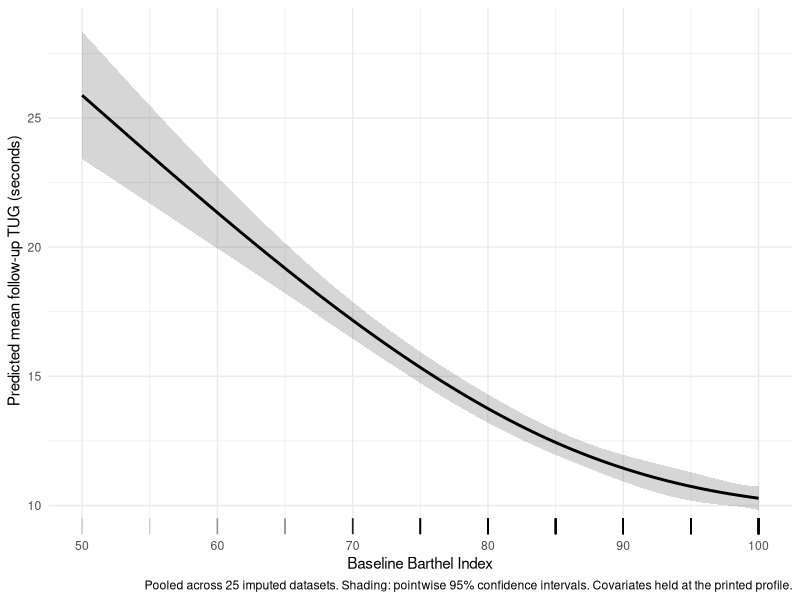

R code for this plot:
install.packages('mice')
install.packages('ggplot2')
library(mice)
library(ggplot2)
library(dplyr)
library(xtable)
library(splines)
d <- read.csv('home.csv')
head(d)

# Turn variables into categorical variables
cat_var <- c('fall_followup', 'sex', 'living_alone', 'previous_fall', 'walking_aid')
for (var in cat_var)
{
  d[[var]] <- factor(d[[var]])
}

summary(d)
################################################################################
### Baseline table ###

fall <- d[d$previous_fall==1,]
no_fall <- d[d$previous_fall==0,]

# Functions for the baseline table
# Calculate the mean and standard deviation
mean_sd <- function(x)
{
  sprintf('%.1f (%.1f)', mean(x), sd(x))
}

median_iqr <- function(x)
{
  iqr <- quantile(x,probs=c(0.25, 0.75), na.rm=TRUE)
  sprintf('%i (%i-%i)', median(x, na.rm=TRUE), iqr[1], iqr[2])
}

# Count the participants of a subgroup and calculate the percentage of the (sub)dataset
n_pct <- function(x, value)
{
  x <- as.character(x)
  if (is.na(value)){
    n <- sum(is.na(x))
  } else {
    n <- sum(x==value)
  }
  pct <- 100 * n / length(x)
  sprintf('%d (%.1f%%)', n, pct)
}

# Function for adding rows for categorical variables
row_n_pct <- function(df, var)
{
  label<-var #Keep the name of the variable
  if (var == 'Male' | var == 'Female'){
    col <- 'sex'
  }
  else{
    col <- var
    var <- 1 #Look for true values in dataframe
  }
  
  df <- add_row(df, 
                Variable = paste0(label, " n (%)"),
                Overall = n_pct(d[[col]], var),
                `Previous fall` = n_pct(fall[[col]], var),
                `No previous fall` = n_pct(no_fall[[col]], var)
  )
}

# Make the baseline table
table_df <- d |>
  summarise(
    Overall = mean_sd(age),
    `Previous fall` = mean_sd(age[previous_fall==1]),
    `No previous fall` = mean_sd(age[previous_fall==0])
  ) |>
  mutate(Variable = 'Age mean (SD)') |>
  select(Variable, everything())

baseline_var <- c('Male', 'Female', 'living_alone', 'walking_aid')
for (var in baseline_var)
{
  table_df <- row_n_pct(table_df, var)
}

# Add Baseline Barthel index to the summary table
table_df <- add_row(table_df,
                    Variable = 'Baseline Barthel index median (IQR [Q1]-[Q3])',
                    Overall = median_iqr(d$baseline_barthel),
                    `Previous fall` = median_iqr(fall$baseline_barthel),
                    `No previous fall` = median_iqr(no_fall$baseline_barthel)
)

table_df <- add_row(table_df,
                    Variable = 'Missing Barthel index n (%)',
                    Overall = n_pct(d$baseline_barthel, NA),
                    `Previous fall` = n_pct(fall$baseline_barthel, NA),
                    `No previous fall` = n_pct(no_fall$baseline_barthel, NA)
)

# Count the participants of the whole dataset, participants with previous falls and participants without previous falls.
n_overall <- nrow(d)
n_fall <- nrow(fall)
n_no_fall <- nrow(no_fall)

# Add number of participants to the column names
colnames(table_df) <- c('Variable', sprintf('Overall n=%i', n_overall), sprintf('Previous fall n=%i', n_fall), sprintf('No previous fall n=%i', n_no_fall))
xtable(table_df)

################################################################################
# Regression analysis TUG
d_na <- d[is.na(d$baseline_barthel),]    # NA cases
d_cpl <- d[!is.na(d$baseline_barthel),] # Complete cases

summary(d_na)
summary(d_cpl)
# Simple linear regression TUG ~ barthel on complete cases
m1_tug <- lm(followup_tug ~ baseline_barthel, data=d_cpl)
summary(m1_tug)

m2_tug_adj <- lm(followup_tug ~ baseline_barthel + age + sex + previous_fall + living_alone, data=d_cpl)
summary(m2_tug_adj)

# Splines TUG ~ barthel on complete cases
spline_barthel <- ns(d_cpl$baseline_barthel, df = 3)
knots_barthel = attr(spline_barthel, "knots")
bk_barthel = attr(spline_barthel, "Boundary.knots")

m3_tug_spline <- lm(followup_tug ~ spline_barthel, data=d_cpl)
summary(m3_tug_spline)

m4_tug_spline_adj <- lm(followup_tug ~ spline_barthel + age + sex + previous_fall + living_alone, data=d_cpl)
summary(m4_tug_spline_adj)

# Compare the 4 models
# Does a spline improve the unadjusted model?
anova(m1_tug, m3_tug_spline)
# Does a spline improve the adjusted model?
anova(m2_tug_adj, m4_tug_spline_adj)
# Do covariates improve fit in a linear model?
anova(m1_tug, m2_tug_adj)
# Do covariates improve fit in a non-linear model?
anova(m3_tug_spline, m4_tug_spline_adj)

AIC(m1_tug)
AIC(m2_tug_adj)
AIC(m3_tug_spline)
AIC(m4_tug_spline_adj)

################################################################################  
# Explore missingness of baseline_barthel
sum(is.na(d$baseline_barthel))

summary(d_na)
summary(d_cpl)

d$barthel_na <- as.integer(is.na(d$baseline_barthel))
miss_model <- glm(barthel_na ~ age + sex + living_alone + previous_fall + walking_aid, data=d, family=binomial)
summary(miss_model)
miss_odds <- exp(cbind(OR=coef(miss_model), confint(miss_model)))

# Impute missing data
imp <- mice(d, m=25, maxit=50)
results = list()
for(k in 1:25)
{
  tmp <- complete(imp, k)
  X = ns(tmp$baseline_barthel, knots=knots_barthel, Boundary.knots=bk_barthel)
  results[[k]] <- lm(tmp$followup_tug ~ X + tmp$age + tmp$sex + tmp$previous_fall + tmp$living_alone)
}

est <- pool(results)
summary(est, conf.int=TRUE)

# 1. Fit the corrected adjusted model in every imputed dataset.
# Include living_alone in the formula, not as the second lm() argument.
models <- vector("list", imp$m)

for (i in seq_len(imp$m)) {
  completed_data <- complete(imp, i)
  
  models[[i]] <- lm(
    followup_tug ~
      splines::ns(
        baseline_barthel,
        knots = knots_barthel,
        Boundary.knots = bk_barthel
      ) + age + sex + previous_fall + living_alone,
    data = completed_data
  )
}

# These calculations assume non-aliased coefficients and equal model sizes.
if (any(vapply(models, function(m) anyNA(coef(m)), logical(1)))) {
  stop("At least one model has an aliased coefficient; resolve this before pooling.")
}

sample_sizes <- vapply(models, nobs, numeric(1))
parameter_counts <- vapply(models, function(m) length(coef(m)), integer(1))

if (length(unique(sample_sizes)) != 1L ||
    length(unique(parameter_counts)) != 1L) {
  stop("Models have different sample sizes or parameter counts; check the fits.")
}

n <- sample_sizes[1]
k <- parameter_counts[1]

# 2. Choose a fixed covariate profile.
# Defaults: median OBSERVED age and most common OBSERVED categories.
# Change these to a clinically meaningful profile if preferred.
most_common <- function(x) {
  x <- x[!is.na(x)]
  if (!length(x)) stop("Cannot choose a category: all values are missing.")
  values <- unique(x)
  values[which.max(tabulate(match(x, values)))]
}

profile <- data.frame(
  age = median(d$age, na.rm = TRUE),
  sex = most_common(d$sex),
  previous_fall = most_common(d$previous_fall),
  living_alone = most_common(d$living_alone)
)

cat("Covariate profile used for all predictions:\n")
print(profile)

make_newdata <- function(scores) {
  nd <- profile[rep(1L, length(scores)), , drop = FALSE]
  nd$baseline_barthel <- scores
  rownames(nd) <- NULL
  nd
}

# Reproduce the design matrix used by predict.lm().
# This preserves the fitted spline specification and factor coding.
new_design <- function(model, newdata) {
  terms_without_response <- delete.response(terms(model))
  mf <- model.frame(
    terms_without_response,
    data = newdata,
    na.action = na.pass,
    xlev = model$xlevels
  )
  X <- model.matrix(
    terms_without_response,
    data = mf,
    contrasts.arg = model$contrasts
  )
  X[, names(coef(model)), drop = FALSE]
}

# Pool one scalar estimate and its sampling variance across imputations.
# n and k provide the complete-data degrees of freedom (n - k).
pool_one <- function(Q, U) {
  pooled <- mice::pool.scalar(Q = Q, U = U, n = n, k = k)
  se <- sqrt(pooled$t)
  critical <- qt(0.975, df = pooled$df)
  
  data.frame(
    estimate = pooled$qbar,
    std.error = se,
    df = pooled$df,
    conf.low = pooled$qbar - critical * se,
    conf.high = pooled$qbar + critical * se
  )
}

# 3. Predict at a grid of Barthel values within the observed range.
observed_scores <- d$baseline_barthel[!is.na(d$baseline_barthel)]
bar_grid <- seq(min(observed_scores), max(observed_scores), length.out = 100)
curve_data <- make_newdata(bar_grid)

# In each imputation: predicted means and their within-imputation variances.
parts <- lapply(models, function(model) {
  X <- new_design(model, curve_data)
  V <- vcov(model)
  
  list(
    mean = as.numeric(X %*% coef(model)),
    variance = pmax(0, rowSums((X %*% V) * X))
  )
})

# Pool separately at each point on the curve.
curve_results <- lapply(seq_along(bar_grid), function(j) {
  Q <- vapply(parts, function(p) p$mean[j], numeric(1))
  U <- vapply(parts, function(p) p$variance[j], numeric(1))
  cbind(baseline_barthel = bar_grid[j], pool_one(Q, U))
})

pooled_curve <- do.call(rbind, curve_results)
rownames(pooled_curve) <- NULL

curve_plot <- ggplot(pooled_curve, aes(x = baseline_barthel, y = estimate)) +
  geom_ribbon(aes(ymin = conf.low, ymax = conf.high), alpha = 0.2) +
  geom_line(linewidth = 1) +
  geom_rug(
    data = d,
    aes(x = baseline_barthel),
    inherit.aes = FALSE,
    alpha = 0.15,
    na.rm = TRUE
  ) +
  labs(
    x = "Baseline Barthel Index",
    y = "Predicted mean follow-up TUG (seconds)",
    caption = paste(
      "Pooled across", imp$m, "imputed datasets.",
      "Shading: pointwise 95% confidence intervals.",
      "Covariates held at the printed profile."
    )
  ) +
  theme_minimal()

print(curve_plot)

# 4. Predict at two meaningful Barthel scores.
# Change these if 70 and 90 are not well supported in your data.
scores <- c(70, 90)

if (any(scores < min(observed_scores) | scores > max(observed_scores))) {
  warning("At least one chosen score is outside the observed Barthel range.")
}

point_data <- make_newdata(scores)
point_parts <- lapply(models, function(model) {
  X <- new_design(model, point_data)
  V <- vcov(model)
  
  # Contrast direction: score 2 minus score 1 (here, 90 minus 70).
  contrast <- X[2, ] - X[1, ]
  
  list(
    mean = as.numeric(X %*% coef(model)),
    variance = pmax(0, rowSums((X %*% V) * X)),
    difference = as.numeric(contrast %*% coef(model)),
    difference_variance = max(0, as.numeric(contrast %*% V %*% contrast))
  )
})

pooled_points <- do.call(rbind, lapply(seq_along(scores), function(j) {
  Q <- vapply(point_parts, function(p) p$mean[j], numeric(1))
  U <- vapply(point_parts, function(p) p$variance[j], numeric(1))
  cbind(baseline_barthel = scores[j], pool_one(Q, U))
}))
rownames(pooled_points) <- NULL

pooled_difference <- pool_one(
  Q = vapply(point_parts, function(p) p$difference, numeric(1)),
  U = vapply(point_parts, function(p) p$difference_variance, numeric(1))
)

cat("\nPooled predicted mean TUG at the selected scores:\n")
print(pooled_points)

cat("\nPooled difference: Barthel", scores[2], "minus", scores[1], "\n")
print(pooled_difference)
